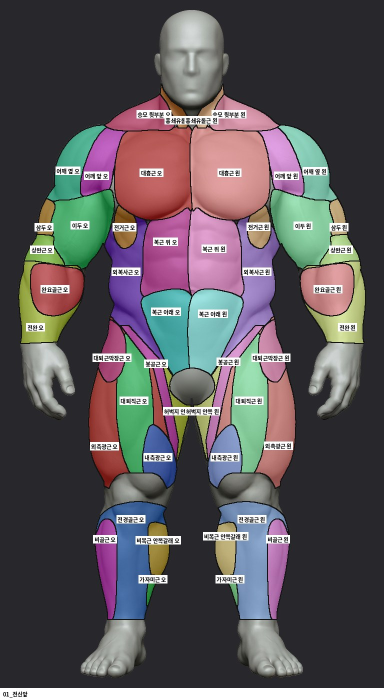
#> input picture 문서/자료/근육그림/확인/01_전신앞.jpg, 768 x 1399 px (shown at 1/2 size)
$ python '등잔선줄이기.py' '확인/01_전신앞.jpg' '확인/02_전신뒤.jpg' 1.0 1.0 1.0 5
#> lines starting #> are read from the running program, lines starting #| are printed output that depends on the picture; after the words box and inside, x2 and y2 are one past the last pixel; in counts of white or black regions, pixels touching at a corner belong together
# 등 울퉁불퉁 줄이기 (홍겸 님 10-10: 체지방 더 · 근육 안 잔 선 흐리게 · 큰 칸 경계는 뚜렷)
# 중간 크기 굴곡(작은 혹 · 잔 선, 폭 약 s1~s2 픽셀)만 줄이고, 큰 음영(큰 칸 경계 골짜기 · 몸 둥근 명암)은 남김
import sys, numpy as np
from PIL import Image
from scipy import ndimage
src,dst=sys.argv[1],sys.argv[2]; s1,s2,k=float(sys.argv[3]),float(sys.argv[4]),float(sys.argv[5])
y0=int(sys.argv[6]) if len(sys.argv)>6 else 0; y1=int(sys.argv[7]) if len(sys.argv)>7 else 99999
im=Image.open(src); a=np.asarray(im.convert('RGB')).astype(float); H,W=a.shape[:2]
#> further down, im is the input picture: PIL image 768x1399 RGB; mean R, G, B 90.9, 85.9, 89.7
#> after `H, W = a.shape[:2]`: H = 1399; W = 768
body=ndimage.binary_erosion(a.mean(2)<246,iterations=3).astype(float)
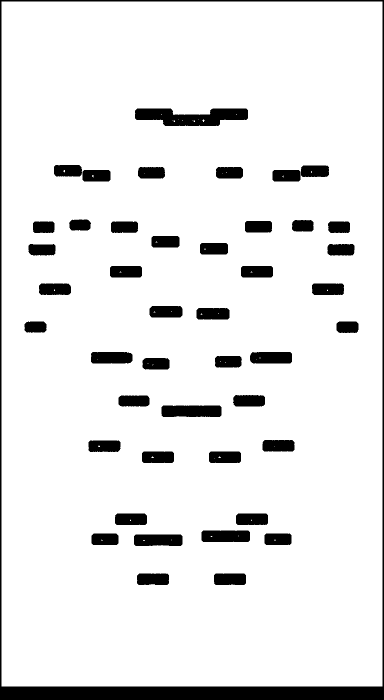
#> body: shape (1399, 768) float64 (shown at 1/2 size); values 0 (black) and 1 (white), 91.2% white; 45 black regions, largest, box (x1, y1, x2, y2) and area: (0, 0, 768, 1399) 30492, (270, 217, 496, 252) 5549, (323, 811, 443, 834) 2688
def nb(img,s):
#> called with s = 1
    w=ndimage.gaussian_filter(body,s)+1e-6
    return np.stack([ndimage.gaussian_filter(img[...,c]*body,s)/w for c in range(3)],-1)
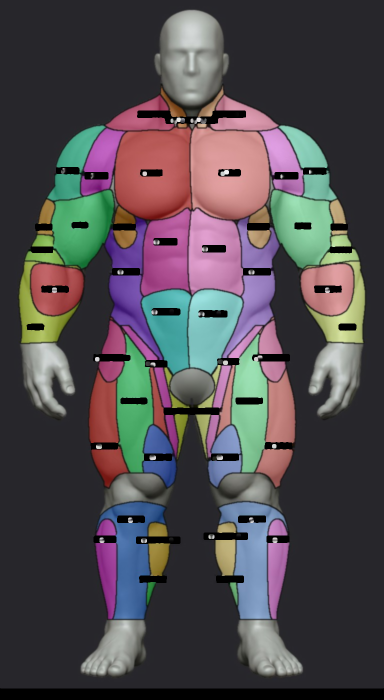
#> returned value: shape (1399, 768, 3) float64 (shown at 1/2 size); mean of channels 0, 1, 2 80.1, 75, 78.8; drawn as R, G, B
lo1=nb(a,s1); lo2=nb(a,s2)
mid=lo1-lo2                      # 중간 크기 굴곡
#> mid: shape (1399, 768, 3) float64; every value is 0
# 큰 경계 골짜기는 남기기: 아주 넓고 깊은 어두운 골은 덜 줄임
deep=np.clip((-mid.mean(2)-6)/10,0,1)
#> deep: shape (1399, 768) float64; every value is 0
keep=ndimage.gaussian_filter(deep,2)
yy=np.arange(H)[:,None]; vm=((yy>=y0)&(yy<=y1)).astype(float); vm=ndimage.gaussian_filter(vm,[15,0])
#> after `yy = np.arange(H)[:, None]`: yy = 1399 values from 0 to 1398
#> after `vm = ((yy >= y0) & (yy <= y1)).astype(float)`: vm = 1399 values from 0 to 1
#> after `vm = ndimage.gaussian_filter(vm, [15, 0])`: vm = 1399 values from 0.739 to 1
mask=ndimage.gaussian_filter(body,3)*vm
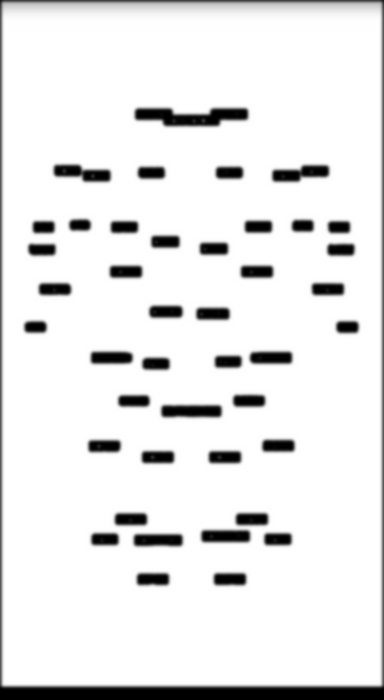
#> mask: shape (1399, 768) float64 (shown at 1/2 size); min 0, max 1, mean 0.909
out=a-k*(1-0.6*keep)[...,None]*mid*mask[...,None]
Image.fromarray(out.clip(0,255).astype(np.uint8)).save(dst)

$ run again, on 문서/자료/근육그림/확인/03_가슴확대.jpg
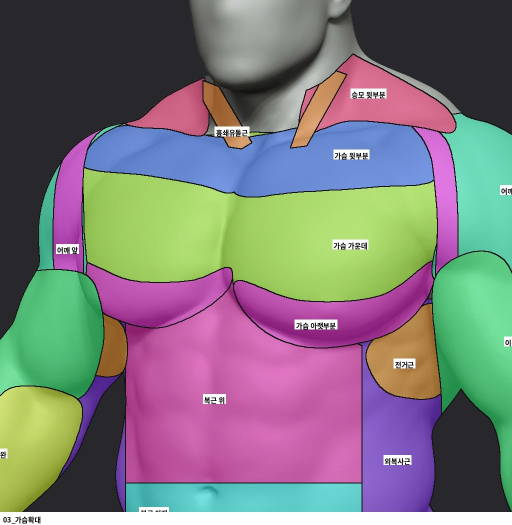
#> input picture 문서/자료/근육그림/확인/03_가슴확대.jpg, 1024 x 1050 px (shown at 1/2 size)
#> im is the input picture: PIL image 1024x1050 RGB; mean R, G, B 124.7, 121.3, 122.4
#> `body=ndimage.binary_erosion(a.mean(2)<246,iterations=3).astype(float)`:
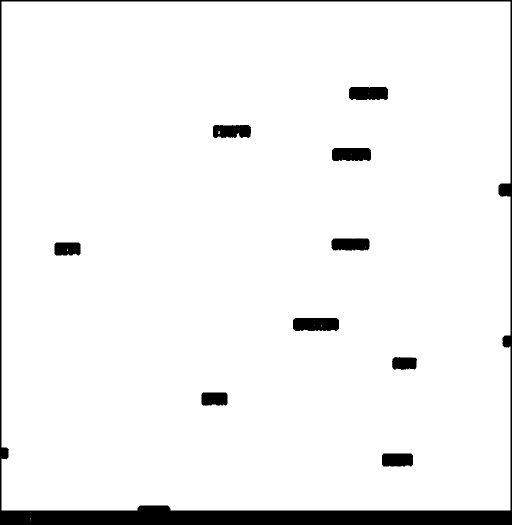
#> body: shape (1050, 1024) float64 (shown at 1/2 size); values 0 (black) and 1 (white), 94.8% white; 10 black regions, largest, box (x1, y1, x2, y2) and area: (0, 0, 1024, 1050) 40763, (586, 636, 678, 662) 2291, (698, 174, 776, 200) 1940
#> mid: shape (1050, 1024, 3) float64; every value is 0
#> deep: shape (1050, 1024) float64; every value is 0
#> `mask=ndimage.gaussian_filter(body,3)*vm`:
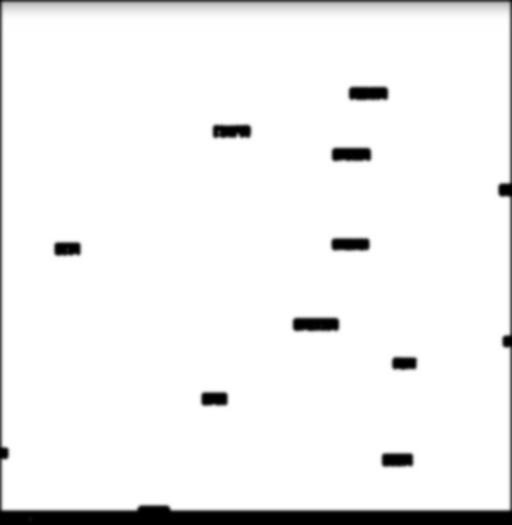
#> mask: shape (1050, 1024) float64 (shown at 1/2 size); min 0, max 1, mean 0.944

$ run again, on 문서/자료/근육그림/확인/04_팔어깨확대.jpg
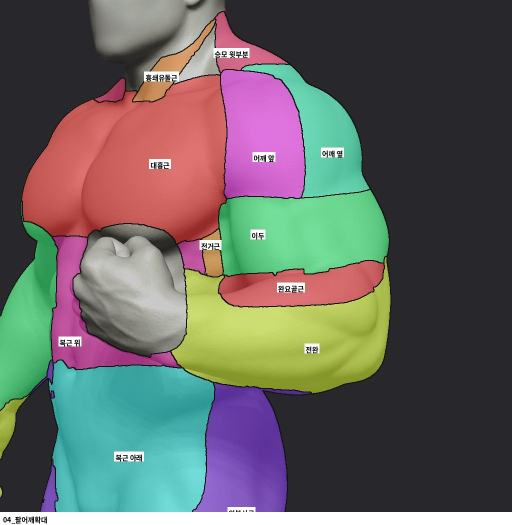
#> input picture 문서/자료/근육그림/확인/04_팔어깨확대.jpg, 1024 x 1050 px (shown at 1/2 size)
#> im is the input picture: PIL image 1024x1050 RGB; mean R, G, B 101.3, 100.4, 96.8
#> `body=ndimage.binary_erosion(a.mean(2)<246,iterations=3).astype(float)`:
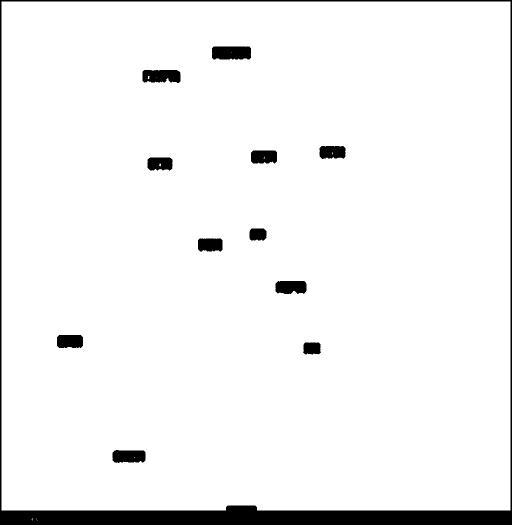
#> body: shape (1050, 1024) float64 (shown at 1/2 size); values 0 (black) and 1 (white), 95% white; 12 black regions, largest, box (x1, y1, x2, y2) and area: (0, 0, 1024, 1050) 39475, (424, 93, 502, 119) 1956, (285, 140, 361, 166) 1751
#> mid: shape (1050, 1024, 3) float64; every value is 0
#> deep: shape (1050, 1024) float64; every value is 0
#> `mask=ndimage.gaussian_filter(body,3)*vm`:
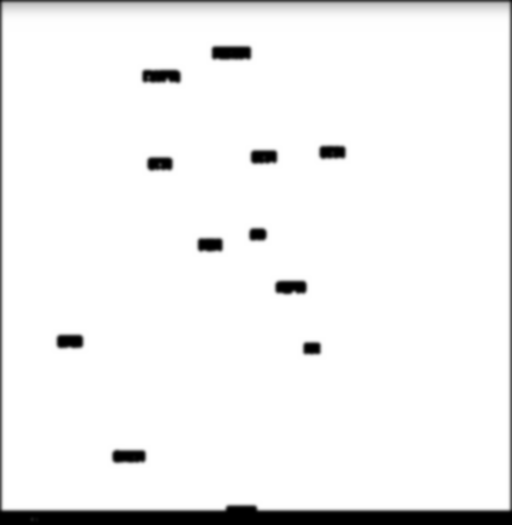
#> mask: shape (1050, 1024) float64 (shown at 1/2 size); min 0, max 1, mean 0.946

$ run again, on 문서/자료/근육그림/확인/05_굽힌다리확대.jpg
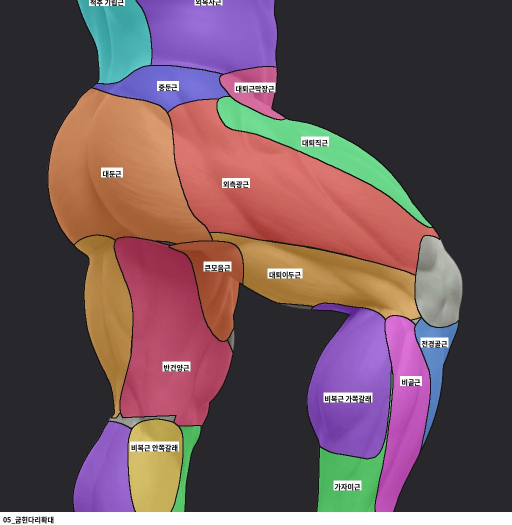
#> input picture 문서/자료/근육그림/확인/05_굽힌다리확대.jpg, 1024 x 1050 px (shown at 1/2 size)
#> im is the input picture: PIL image 1024x1050 RGB; mean R, G, B 105.6, 81.7, 86.9
#> `body=ndimage.binary_erosion(a.mean(2)<246,iterations=3).astype(float)`:
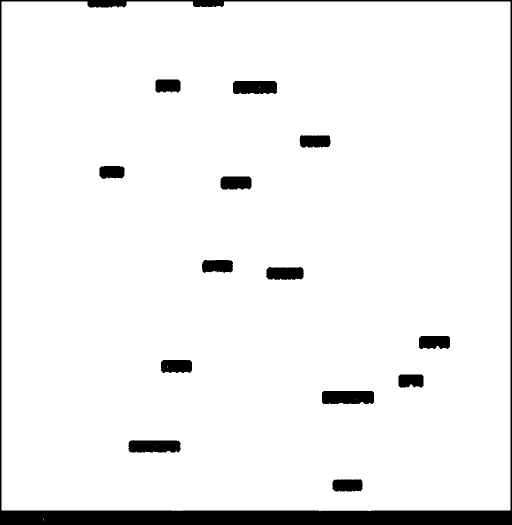
#> body: shape (1050, 1024) float64 (shown at 1/2 size); values 0 (black) and 1 (white), 94.3% white; 14 black regions, largest, box (x1, y1, x2, y2) and area: (0, 0, 1024, 1050) 40308, (644, 782, 748, 808) 2611, (257, 880, 361, 905) 2377
#> mid: shape (1050, 1024, 3) float64; every value is 0
#> deep: shape (1050, 1024) float64; every value is 0
#> `mask=ndimage.gaussian_filter(body,3)*vm`:
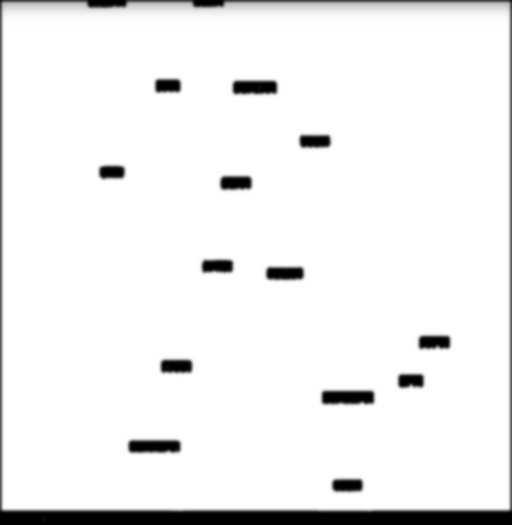
#> mask: shape (1050, 1024) float64 (shown at 1/2 size); min 0, max 1, mean 0.939
